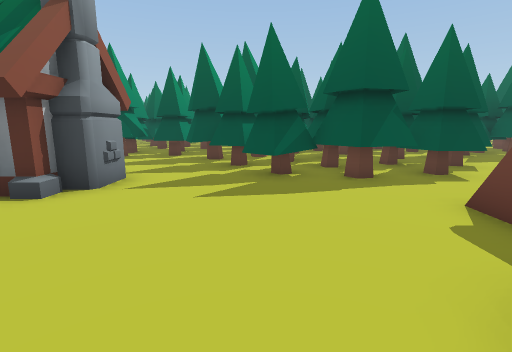
view 1 (above)

24 first-person views from a walk through a Unity game level. The camera is 1.2 m above the floor, tilts 10° down and sees 85° across. The floor is counted in squares, 1 m on a side. Each view is taken from the middle of a square. On the plan, view 1 faces up. The plan holds only what a view shows up to about 13 squares ahead; the rest is blank. The place goes on beyond the plan. The player is left out. Some animated figures are left out. Some surface patterns are stand-ins.

view 2
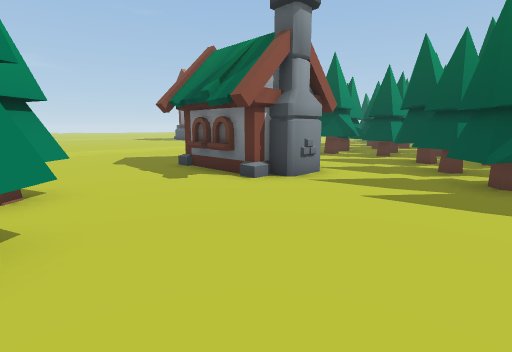

view 3
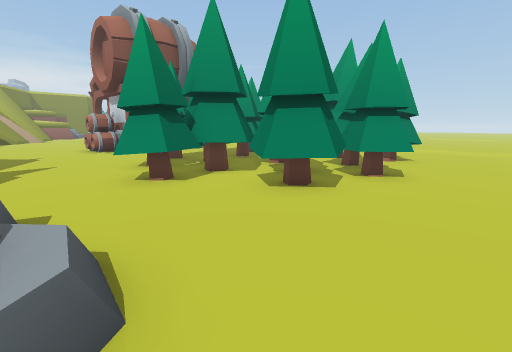

view 4
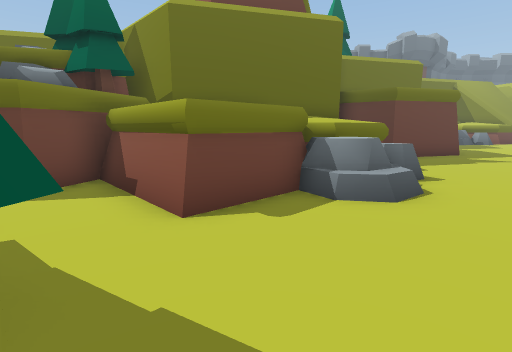

view 5
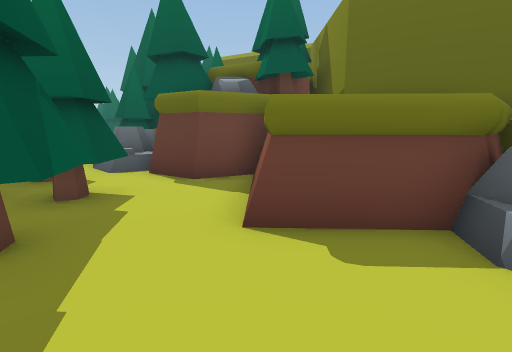

view 6
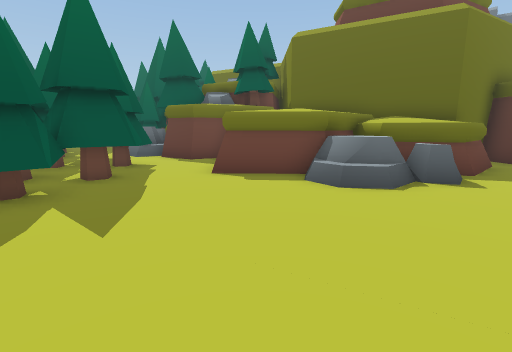

view 7
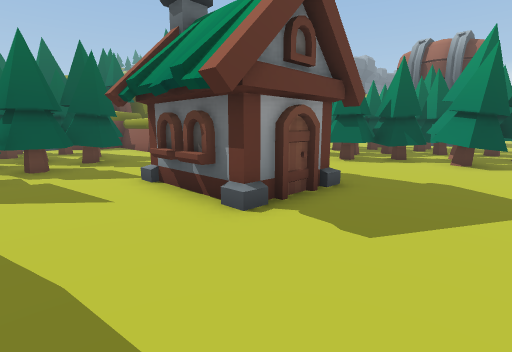

view 8
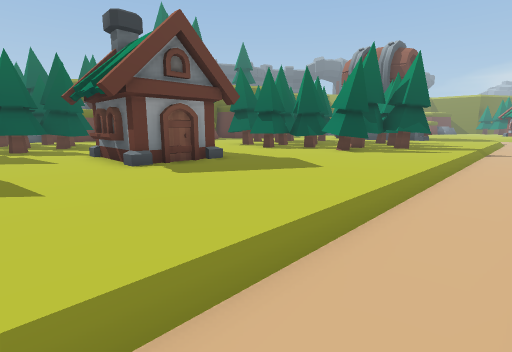

view 9
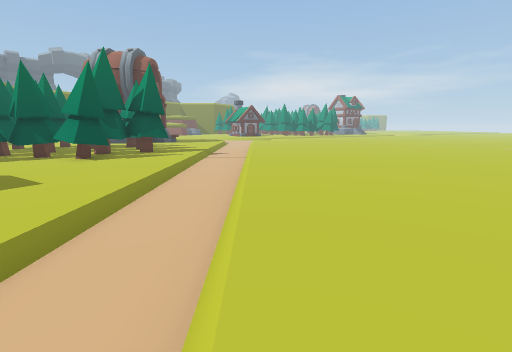

view 10
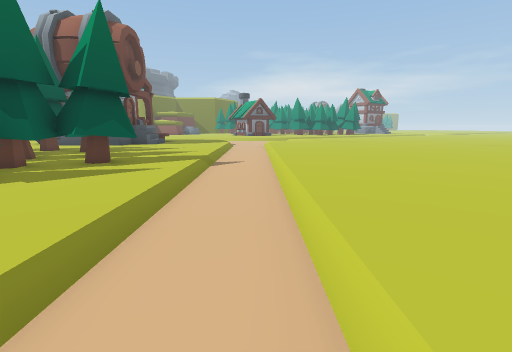

view 11
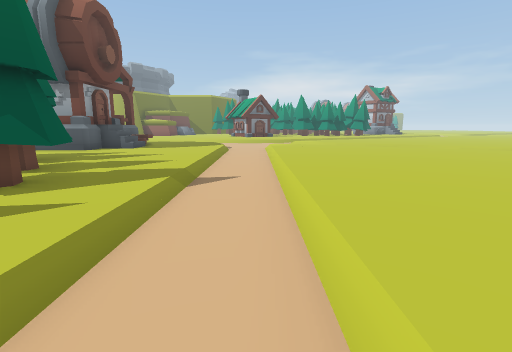

view 12
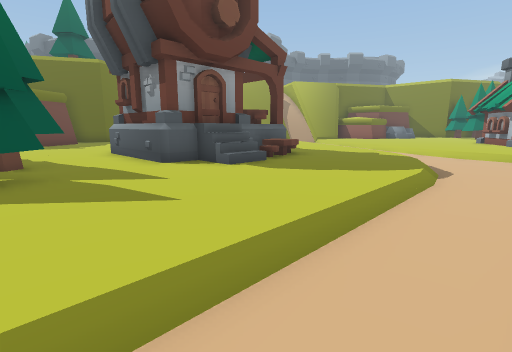

view 13
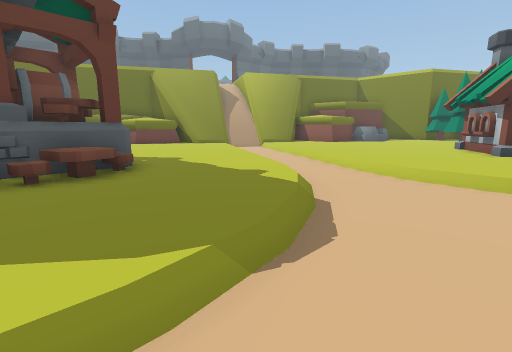

view 14
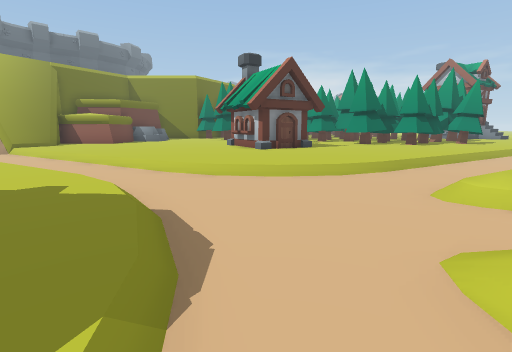

view 15
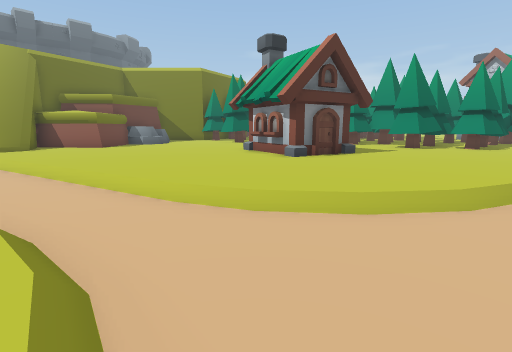

view 16
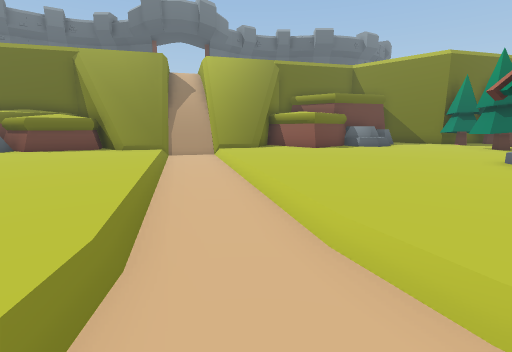

view 17
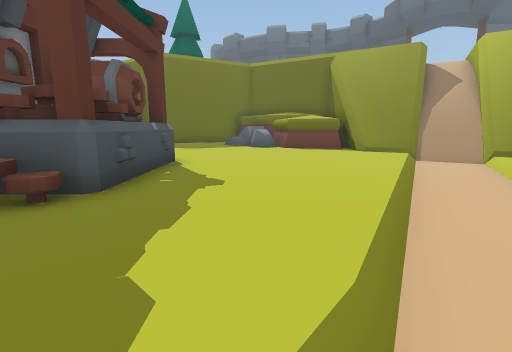

view 18
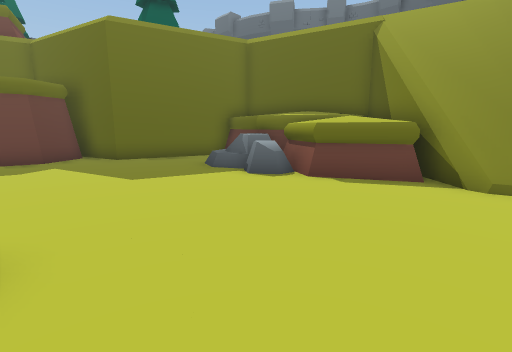

view 19
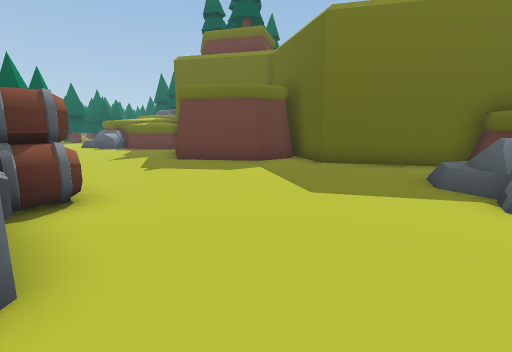

view 20
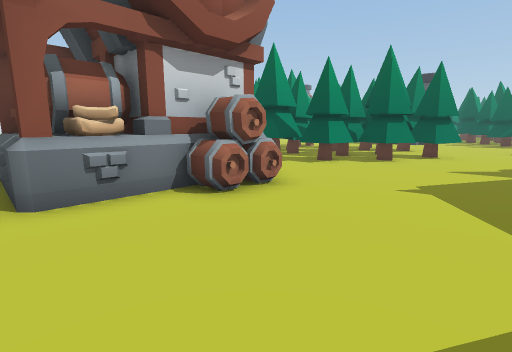

view 21
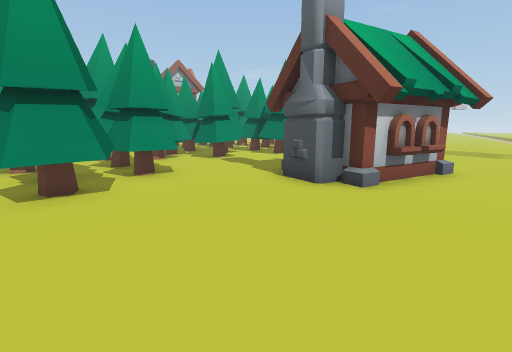

view 22
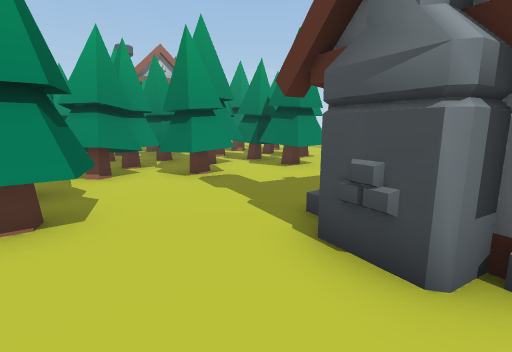

view 23
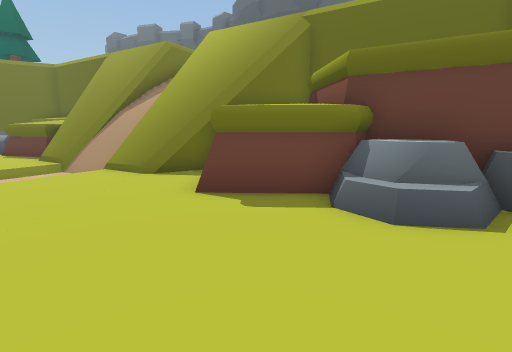

view 24
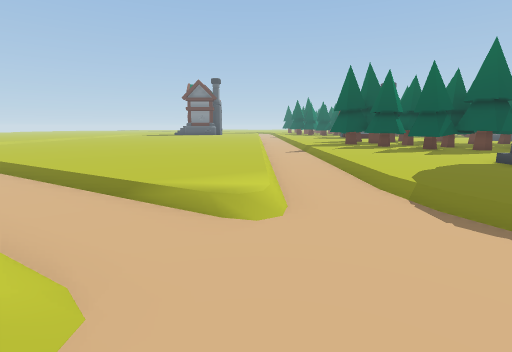

### Floor plan
Key: @ floor where view 1 was taken; # wall or solid block; . main floor; - floor 0.25 m lower than the main floor; : floor 5 m higher than the main floor; / step, stairs or slope; = window, fence, low wall or low ledge; ^ raised ledge; v drop or lower ground; O other object.
Columns run from 19 left of view 1 to 14 right of it. Each row starts with its distance up from view 1.
 10     .--...... ...OO OO  OO
  9   ...--...........OOOO OOO     OO
  8   ...--.....O..O..OOOOOOOOOOOO
  7  ....--.....OOOO...OOOOOO..OOO
  6 .....--.....OOOOO...OOO.O.O OOO
  5 .....--.....OOOO..........O  O
  4 .....--.....O..O......#####OOOO
  3 .....--...............#v   OOO O
  2 .....--...............#vv  vvvvOvv
  1 .....--.......O......=^vv  v:::
  0 .....--...OO.OOOOO.@.==#v v:
 -1 .....--...OOOOO OO...^#vvv::OO
 -2 .....--...OOO OOOOO...#vvv:OO
 -3 .....--.OOOOOOOOOOOO...#v OO
 -4 .....--.OOOOOO  OOO.....##O
 -5 .....--...O  OOOOOO......#:O
 -6 .....--...OO OOOOOO....###:OO
 -7 .....--....OOOOOO.....##  v:O
 -8 .....--....O.OOOO.....#    v
 -9 .....--...............#   v:
-10 .....--...............##  v
-11 .....--.....OOOOOO.....###:
-12 .....--.... O   OO......./
-13 /....--.....O   OO......#:
-14 -//..--....OOOOOO........#
-15 ---//--/....OOOOO........#:
-16  /-----/....OOOOO.........#
-17   /-----/..............==##:
-18  ./------/...........==^#vv:
-19 ./--------/..........####vv:
-20 ----////----/........#vvvv:
-21 --/....../---//.....#vvvvv
-22 /........../---/...=#vvvv:
-23 ............//---////////
-24 ..............//--/#////:
-25 .....OO.........////==//
-26 ...OOOOO........./////#
-27 .... OOO........=//===##
-28 O..   OOO........#///##
-29 OO...O#O......####///:==
-30 O.............#v vv//
-31 OOOO..........#v  v/:
-32 O O..OO......=##vvv/
-33 OOOOOOOOOO. .^##  v

Where each view was taken, in squares from view 1:
view 1: 0 up, 0 right, facing up
view 2: 0 up, 1 right, facing up-left
view 3: 3 up, 2 right, facing down-left
view 4: 6 up, 0 right, facing down-right
view 5: 4 up, 0 right, facing right
view 6: 3 up, 4 left, facing right
view 7: 10 up, 10 left, facing down-right
view 8: 10 up, 14 left, facing down-right
view 9: 10 up, 15 left, facing down
view 10: 4 up, 14 left, facing down
view 11: 1 up, 14 left, facing down
view 12: 7 down, 14 left, facing down-right
view 13: 13 down, 14 left, facing down-right
view 14: 13 down, 13 left, facing down
view 15: 16 down, 12 left, facing down
view 16: 18 down, 12 left, facing down-right
view 17: 18 down, 11 left, facing right
view 18: 18 down, 5 left, facing right
view 19: 18 down, 3 left, facing up-right
view 20: 16 down, 2 right, facing up-left
view 21: 30 down, 6 left, facing left
view 22: 30 down, 10 left, facing left
view 23: 30 down, 10 left, facing right
view 24: 19 down, 15 left, facing up
